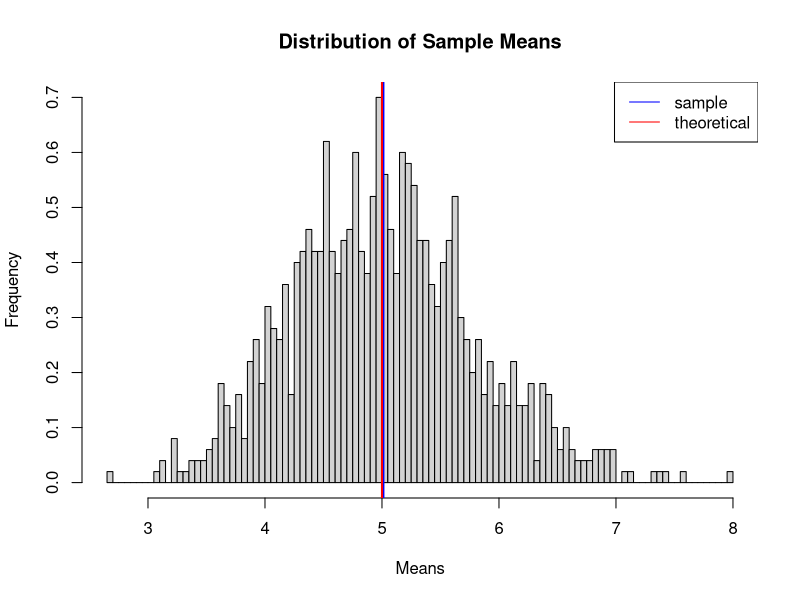
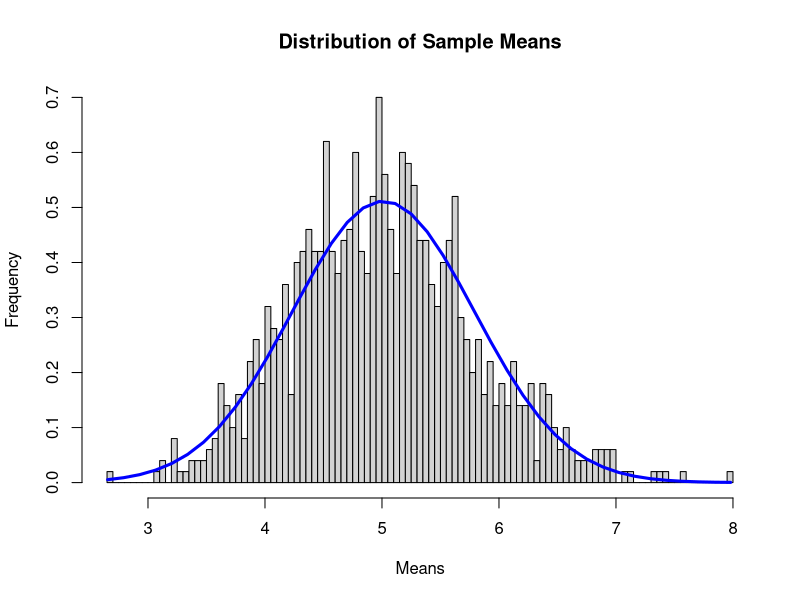

Generate these figures, in order, with R:
## ---- chunk 1
sims = 1:1000; n = 40; lambda = 0.2 #set the known values
means <- data.frame(x = sapply(sims, function(x) {mean(rexp(n, lambda))})) #set data frame using known values
mu = 1/lambda # find the mu (expected mean)
print(sprintf("The expected mean of the exponential distribution is %f", mu))
mean <- mean(means$x) #find the sample mean
print(sprintf("The sample mean of the exponential distribution is %f", mean))
## ---- chunk 2
hist(means$x, breaks=100, prob=TRUE, main="Distribution of Sample Means", ylab="Frequency", xlab="Means")
abline(v=mean(means$x), col="blue",lwd=2)
abline(v=1/lambda,col="red",lwd=2)
legend("topright", c("sample", "theoretical"), lty=c(1,1), col=c("blue", "red"))
## ---- chunk 3
theory_sd <- (1/lambda)/sqrt(n) #find the expected standard deviation
print(sprintf("The expected standard deviation is %f", theory_sd))
theory_var <- theory_sd^2 #find the variance of the expected sd
print(sprintf("The theoretical variance is %f", theory_var))
## ---- chunk 4
sd <- sd(means$x)
print(sprintf("The sample standard deviation is %f", sd))
var <- var(means$x)
print(sprintf("The sample variance is %f", var))
## ---- chunk 5
x <- means$x
hist <- hist(x, breaks=100, prob=TRUE, main="Distribution of Sample Means", ylab="Frequency", xlab="Means")#plot a histogram as before
xfit <- seq(min(x), max(x), length=40)
yfit <- dnorm(xfit, mean=mean(x), sd=sd(x))
lines(xfit, yfit, col="blue", lwd=3) #overlay with a normal curve to show distribution
